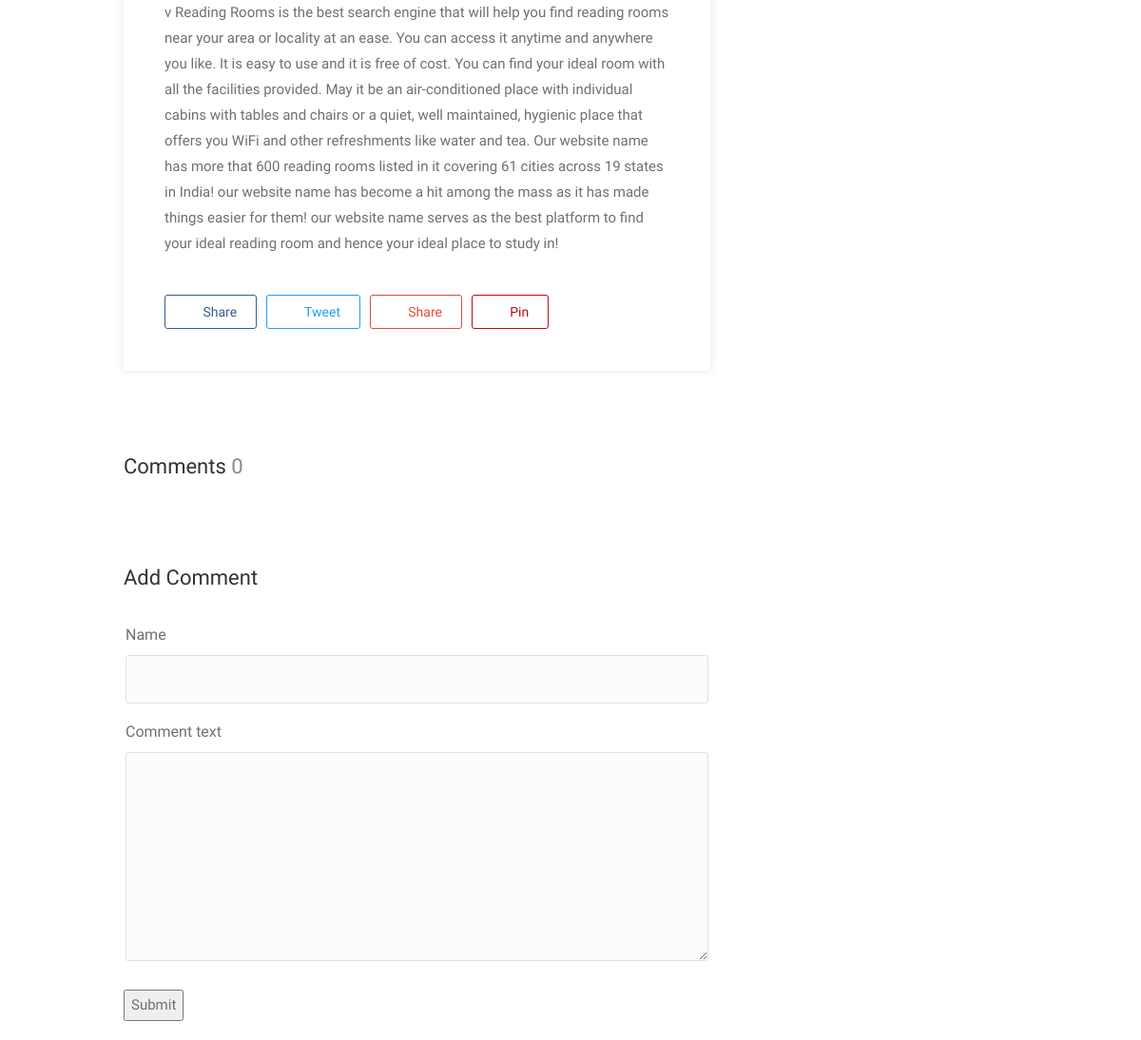
/blog/2 (lower part), run on an earlier commit of the app's database.
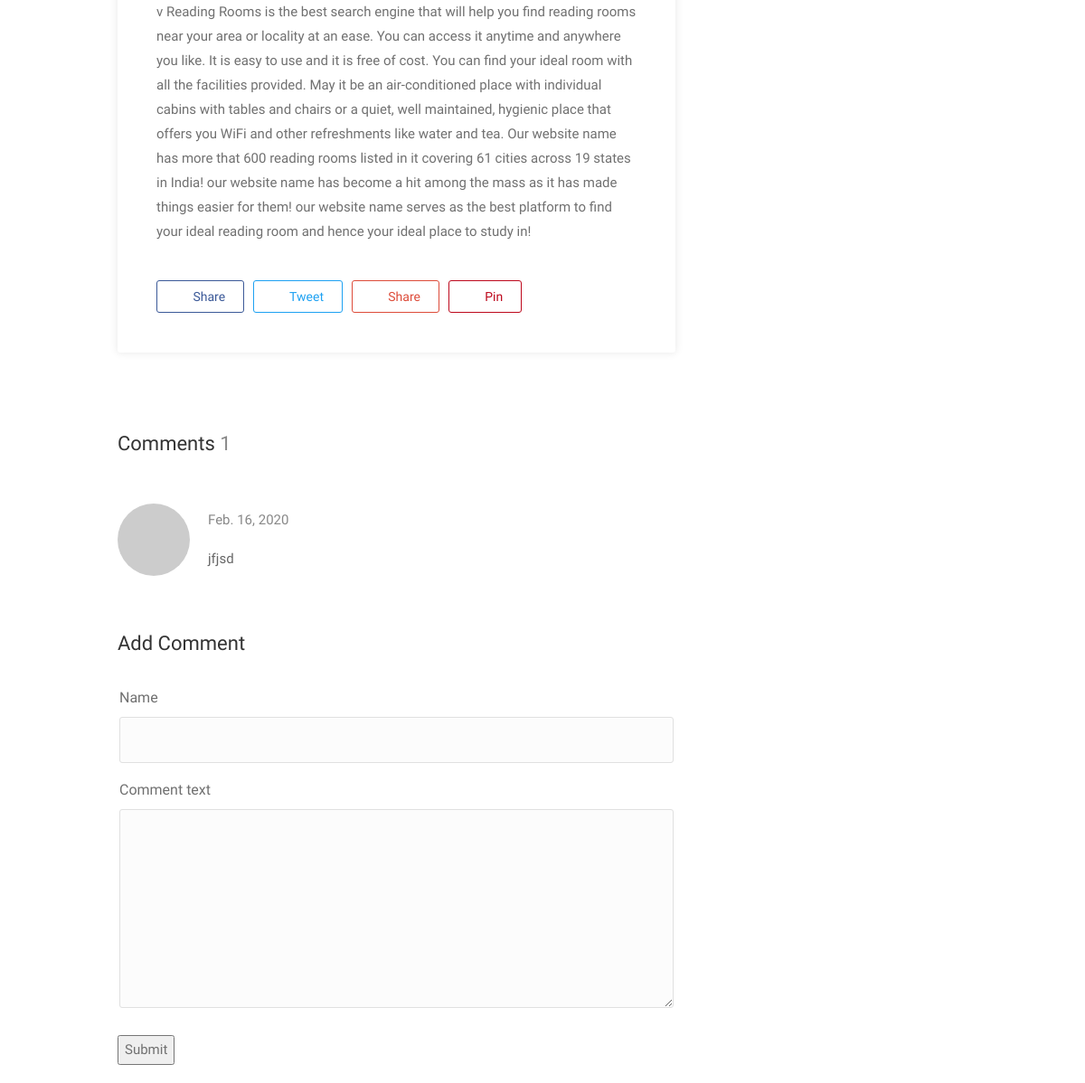
And on a later commit of the database.
### blog/models.py (models this page shows, shortened)
class comment(models.Model):
    name = models.CharField(max_length=100)
    post = models.ForeignKey(post, on_delete=models.CASCADE)
    user = models.ForeignKey(User, on_delete=models.CASCADE)
    date = models.DateField()
    comment_text = models.TextField()

### blog/views.py (the view)
# urls.py: path('<int:id>', BlogPostView, name='post'),
def BlogPostView(request, id):
    slug_post = get_object_or_404(post, id = id)
    comments = comment.objects.filter(post = slug_post)
    all_categories = categories.objects.all()
    if request.method == "POST":
        if request.user.is_authenticated:
            form = CommentForm(request.POST)
            if form.is_valid():
                new_comment = comment()
                new_comment.comment_text = form.cleaned_data.get('comment_text')
                new_comment.post = slug_post
                new_comment.date = date.today()
                new_comment.user = request.user
                new_comment.save()
                messages.success(
                                request,
                                'Comment Added Successfully',
                                extra_tags='alert alert-success alert-dismissible fade show'
                                )
                return redirect('blog:post', id)
        else:
            messages.success(
                                request,
                                'Login to add a comment',
                                extra_tags='alert alert-success alert-dismissible fade show'
                                )
            return redirect('blog:post', id)
    else:
        form = CommentForm()
        context = {
            'commentform': form,
            'post': slug_post,
            'comments': comments,
            'categories': all_categories,
        }
        return render(request, 'blogpost.html', context)

### blog/forms.py
class CommentForm(forms.Form):
    name = forms.CharField()
    comment_text = forms.CharField(widget = forms.Textarea(attrs={'class':"form-control", 'rows':"3"}))

### blog/models.py (called while the page is built)
    def __str__(self):
        return self.title

### blog/templates/blogpost.html (shortened to what this page needs)
{% extends 'new_base.html' %}
{% block content %}
<div id="wrapper" class="mm-page mm-slideout">
<div class="container">
	<div class="blog-page">
	<div class="row">
		<div class="col-md-8">
			<div class="blog-post single-post">
				<div class="post-content">
                    <p>{{ post.content|escape|linebreaks }}</p>
					<ul class="share-buttons margin-top-40 margin-bottom-0">
						<li><a class="fb-share" href="#"><i class="fa fa-facebook"></i> Share</a></li>
						<li><a class="twitter-share" href="#"><i class="fa fa-twitter"></i> Tweet</a></li>
						<li><a class="gplus-share" href="#"><i class="fa fa-google-plus"></i> Share</a></li>
						<li><a class="pinterest-share" href="#"><i class="fa fa-pinterest-p"></i> Pin</a></li>
					</ul>
				</div>
			</div>
			<section class="comments">
			<h4 class="headline margin-bottom-35">Comments <span class="comments-amount">{{ comments.count }}</span></h4>
				<ul>
                    {% for comment in comments %}
					<li>
						<div class="avatar"><img src="http://www.gravatar.com/avatar/00000000000000000000000000000000?d=mm&amp;s=70" alt=""></div>
						<div class="comment-content"><div class="arrow-comment"></div>
							<div class="comment-by">{{ comment.name }}<span class="date">{{ comment.date|date }}</span>
							</div>
							<p>{{ comment.comment_text }}</p>
						</div>
					</li>
                    {% endfor %}
				 </ul>
			</section>
			<h4 class="headline">Add Comment</h4>
			<form id="add-comment" class="add-comment" method="post">
				<fieldset>
                    {% for field in commentform %}
					<div>
						<label>{{ field.label }}</label>
						{{ field }}
					</div>
                    {% endfor %}
				</fieldset>
                <button type="submit" value="submit" class="btn btn-primary">Submit</button>
			</form>
	</div>
	</div>
</div>
</div>
</div>
  {% endblock content %}

What changed in the data, as far as the page shows it:
added comment: date "Feb. 16, 2020", comment_text "jfjsd"
Also different on the page:
{{ comments.count }}: "0" → "1"
